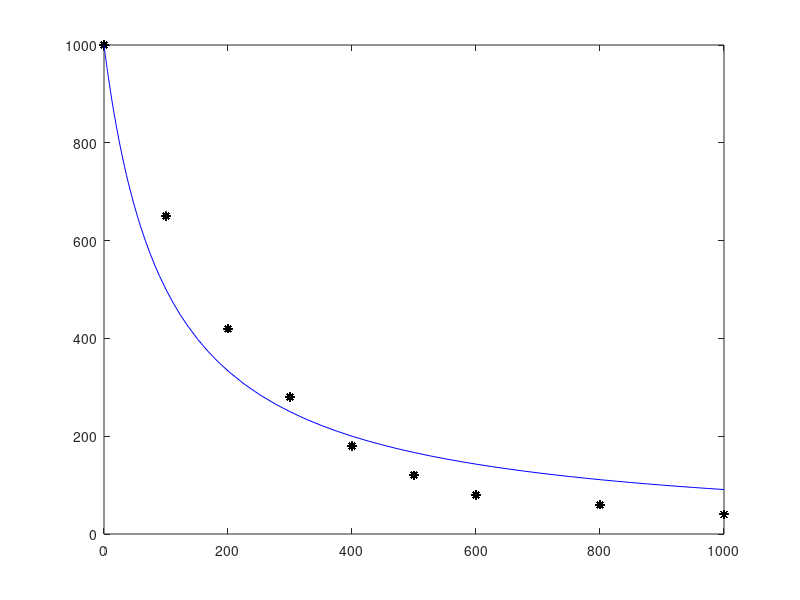

MATLAB code for this plot:
function kinetics
[t,c] = ode45(@reaction,[0 1000], [1000]);
plot(t,c, 'b-')

function dc = reaction(t,c)
GRC =[0 1000    
100 650 
200 420 
300 280 
400 180
500 120
600 80
800 60
1000 40];

t1 = GRC(:,1);
c1 =GRC(:,2);

k=1e-5;
dc = -k*c^2;

figure(1)
plot(t1,c1,'k*')
hold on